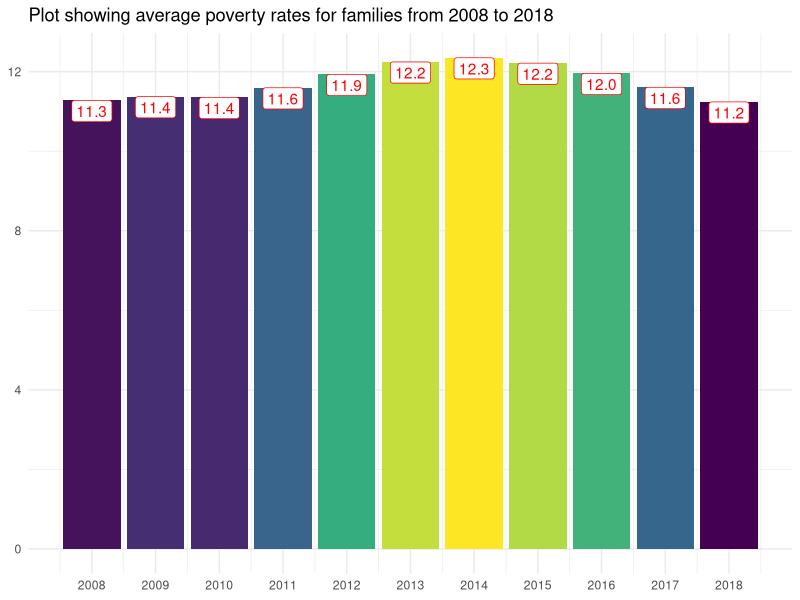

Recreate this plot in R.
## ---- chunk 1
#Loading Packages
library(tidyverse)
library(ggplot2)
library(scales)
library(here)

#Importing data
Child_Care<-read_csv("childcare_infants.csv")
here("Week 3 project/childcare_infants.csv")

## ---- chunk 2
#Grouping by study year
pov_fam <- Child_Care |> 
  group_by(study_year) |> 
  summarise(avg_pov_fam = mean(poverty_families))

#creating a new variable with one decimal point
pov_fam_v2 <- pov_fam |> 
  mutate(aveg_pov_fam_one_digit = number(avg_pov_fam, accuracy=0.1))
## ---- chunk 3
#| echo: false

#Data Visualization

ggplot(data = pov_fam_v2,
       mapping = aes(x = study_year,
                     y = avg_pov_fam,
                     fill = avg_pov_fam,
                     label = aveg_pov_fam_one_digit)) +
  labs(title = "Plot showing average poverty rates for families from 2008 to 2018",
       x = NULL,
       y = NULL,)+
  geom_col() +
  geom_label(vjust = 1,
             color = "red",
             fill = "white") +
  theme_minimal() +
  scale_fill_viridis_c() +
  scale_x_continuous(breaks = c(2008,2009,2010,2011,2012,2013,2014,2015,2016,2017,2018))+
  theme(legend.position = "none")


